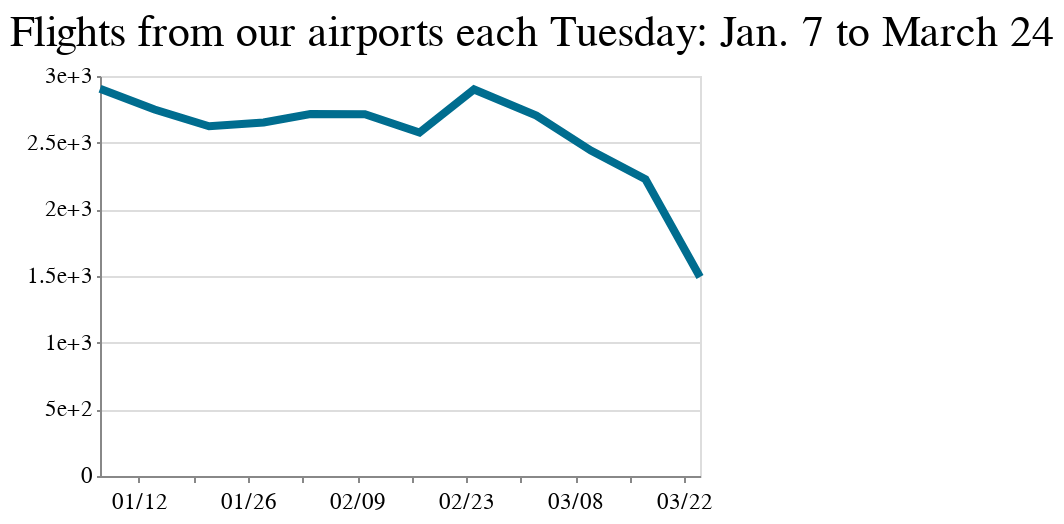

This figure's notebook cell:
### Code cell
our_flights_chart_mobile = alt.Chart(our_flights).mark_line(size=4,color='#006D8F').encode(
    x=alt.X('date:T', title='', axis=alt.Axis(grid=False, tickCount=6, format='%m/%d')),
    y=alt.Y('flights:Q', title='', axis=alt.Axis(grid=True, tickCount=6, format=''))
).properties(width=300, height=200,
    title='Flights from our airports each Tuesday: Jan. 7 to March 24'
)

our_flights_chart_mobile

### Figure 1 — Vega-Lite specification as saved in the notebook (floating-point values rounded to 4 significant figures)
{"config": {"view": {"width": 800, "height": 450}, "background": "#ffffff", "title": {"anchor": "start", "font": "Benton Gothic Bold, sans", "fontColor": "#000000", "fontSize": 22, "fontWeight": "normal"}, "arc": {"fill": "#82c6df"}, "area": {"fill": "#82c6df"}, "line": {"stroke": "#82c6df", "strokeWidth": 3}, "path": {"stroke": "#82c6df"}, "rect": {"fill": "#82c6df"}, "shape": {"stroke": "#82c6df"}, "bar": {"fill": "#82c6df"}, "point": {"stroke": "#82c6df"}, "symbol": {"fill": "#82c6df", "size": 30}, "axis": {"titleFont": "Benton Gothic Bold, sans", "titleFontSize": 13, "titleFontWeight": "normal", "labelFont": "Benton Gothic, sans", "labelFontSize": 11.5, "labelFontWeight": "normal"}, "axisX": {"labelAngle": 0, "labelPadding": 4, "tickSize": 3}, "axisY": {"labelBaseline": "middle", "maxExtent": 45, "minExtent": 45, "tickSize": 2, "titleAlign": "left", "titleAngle": 0, "titleX": -45, "titleY": -11}, "legend": {"titleFont": "Benton Gothic Bold, sans", "titleFontSize": 13, "titleFontWeight": "normal", "symbolType": "square", "labelFont": "Benton Gothic, sans", "labelFontSize": 11.5}, "range": {"category": ["#3580b1", "#ec8431", "#ab7fb4", "#c89d29", "#adc839", "#829eb1"], "diverging": ["#e68a4f", "#f4bb6a", "#f9e39c", "#dadfe2", "#a6b7c6", "#849eae"], "heatmap": ["#fbf2c7", "#f9e39c", "#f8d36e", "#f4bb6a", "#e68a4f", "#d15a40", "#ab4232"], "ordinal": ["#fbf2c7", "#f9e39c", "#f8d36e", "#f4bb6a", "#e68a4f", "#d15a40", "#ab4232"], "ramp": ["#fbf2c7", "#f9e39c", "#f8d36e", "#f4bb6a", "#e68a4f", "#d15a40", "#ab4232"]}}, "data": {"name": "data-5c76d9a72b19ebbe93a5f2b8745d7edc"}, "mark": {"type": "line", "color": "#006D8F", "size": 4}, "encoding": {"x": {"type": "temporal", "axis": {"format": "%m/%d", "grid": false, "tickCount": 6}, "field": "date", "title": ""}, "y": {"type": "quantitative", "axis": {"format": "", "grid": true, "tickCount": 6}, "field": "flights", "title": ""}}, "height": 200, "title": "Flights from our airports each Tuesday: Jan. 7 to March 24", "width": 300, "$schema": "https://vega.github.io/schema/vega-lite/v4.0.2.json", "datasets": {"data-5c76d9a72b19ebbe93a5f2b8745d7edc": [{"date": "2020-01-07T00:00:00", "flights": 2905}, {"date": "2020-01-14T00:00:00", "flights": 2749}, {"date": "2020-01-21T00:00:00", "flights": 2623}, {"date": "2020-01-28T00:00:00", "flights": 2651}, {"date": "2020-02-03T00:00:00", "flights": 2715}, {"date": "2020-02-10T00:00:00", "flights": 2714}, {"date": "2020-02-17T00:00:00", "flights": 2576}, {"date": "2020-02-24T00:00:00", "flights": 2899}, {"date": "2020-03-03T00:00:00", "flights": 2703}, {"date": "2020-03-10T00:00:00", "flights": 2441}, {"date": "2020-03-17T00:00:00", "flights": 2226}, {"date": "2020-03-24T00:00:00", "flights": 1493}]}}
